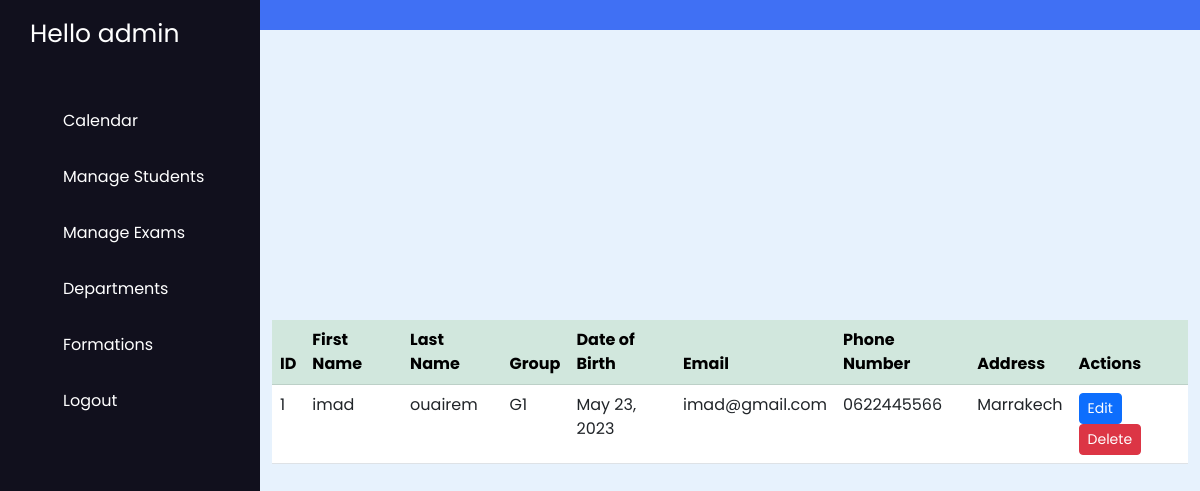
Page /list_students/ (signed in) on the committed database.
### exam_app/models.py (models this page shows, shortened)
class Student(models.Model):
    first_name = models.CharField(max_length=100)
    last_name = models.CharField(max_length=100)
    date_of_birth = models.DateField()
    email = models.EmailField()
    phone_number = models.CharField(max_length=20)
    address = models.CharField(max_length=255)
    group = models.ForeignKey(Group, on_delete=models.CASCADE, null=True)

class Group(models.Model):
    name = models.CharField(max_length=10)
    def __str__(self):
        return f"{self.name}"

### exam_app/views.py (the view)
# urls.py: path('list_students/', studentListView, name="list_students"),
def studentListView(request):
    students = Student.objects.all()
    return render(request, 'list_students.html', {'students': students})

### exam_app/templates/list_students.html
{% extends "base.html" %}
{% block content %}
<div class="container">
  <table class="table table-hover">
    <thead class="table-success">
      <th>ID</th>
      <th>First Name</th>
      <th>Last Name</th>
      <th>Group</th>
      <th>Date of Birth</th>
      <th>Email</th>
      <th>Phone Number</th>
      <th>Address</th>
      <th>Actions</th>
    </thead>
    <tbody>
      {% for student in students %}
      <tr>
        <td>{{ student.id }}</td>
        <td>{{ student.first_name }}</td>
        <td>{{ student.last_name }}</td>
        <td>{{ student.group }}</td>
        <td>{{ student.date_of_birth }}</td>
        <td>{{ student.email }}</td>
        <td>{{ student.phone_number }}</td>
        <td>{{ student.address }}</td>
        <td>
          <a class="btn btn-sm btn-primary" href="{% url 'update_student' student.id %}">Edit</a>
          <a class="btn btn-sm btn-danger" href="{% url 'delete_student' student.id %}">Delete</a>
        </td>
      </tr>
      {% endfor %}
    </tbody>
  </table>
</div>
{% endblock content %}

### exam_app/templates/base.html (shortened to what this page needs)
{% load static %}
<!DOCTYPE html>
<html lang="en">
  <head>
    <link href="https://cdn.jsdelivr.net/npm/bootstrap@5.3.0-alpha3/dist/css/bootstrap.min.css" rel="stylesheet">
    <link rel="stylesheet" href="{% static 'css/style.css' %}" />
  </head>
  <body>
    <nav class="sidebar">
      <a href="#" class="logo">Hello {{ request.user }}</a>
      <div class="menu-content">
        <ul class="menu-items">
          {% if request.user.is_superuser %}
          <li class="item">
            <a href="{% url 'index' %}">Calendar</a>
          </li>
          <li class="item">
            <div class="submenu-item">
              <span>Manage Students</span>
            </div>
          </li>
          <li class="item">
            <div class="submenu-item">
              <span>Manage Exams</span>
            </div>
          </li>
          <li class="item">
            <div class="submenu-item">
              <span>Departments</span>
            </div>
          </li>
          <li class="item">
            <div class="submenu-item">
              <span>Formations</span>
            </div>
          </li>
          {% endif %}
          {% if request.user.is_authenticated %}
          <li class="item">
            <a href="{% url 'logout' %}">Logout</a>
          </li>
          {% endif %}
        </ul>
      </div>
    </nav>
    <nav class="navbar">
    </nav>
    <main class="main">
    {% block content %}
    {% endblock content %}
    </main>
  </body>
</html>

### exam_app/static/css/style.css (style rules this page uses)
* { margin: 0; padding: 0; box-sizing: border-box; font-family: "Poppins", sans-serif; }
.sidebar { position: fixed; height: 100%; width: 260px; background: #11101d; padding: 15px; z-index: 99; }
.logo { font-size: 25px; padding: 0 15px; }
.sidebar a { color: #fff; text-decoration: none; }
.menu-content { position: relative; height: 100%; width: 100%; margin-top: 40px; overflow-y: scroll; }
.menu-items { height: 100%; width: 100%; list-style: none; transition: all 0.4s ease; }
.item a, .submenu-item { padding: 16px; display: inline-block; width: 100%; border-radius: 12px; }
.submenu-item { display: flex; justify-content: space-between; align-items: center; color: #fff; cursor: pointer; }
.navbar, .main { left: 260px; width: calc(100% - 260px); transition: all 0.5s ease; z-index: 1000; }
.navbar { position: fixed; color: #fff; padding: 15px 20px; font-size: 25px; background: #4070f4; cursor: pointer; }
.main { position: relative; display: flex; align-items: center; justify-content: center; height: 100vh; z-index: 100; background: #e7f2fd; }

### rows in the picture
Student: id "1", first_name "imad", last_name "ouairem", group "G1", date_of_birth "May 23, 2023", email "imad@gmail.com", phone_number "0622445566", address "Marrakech"

### other values in the picture
{{ request.user }} "admin"
